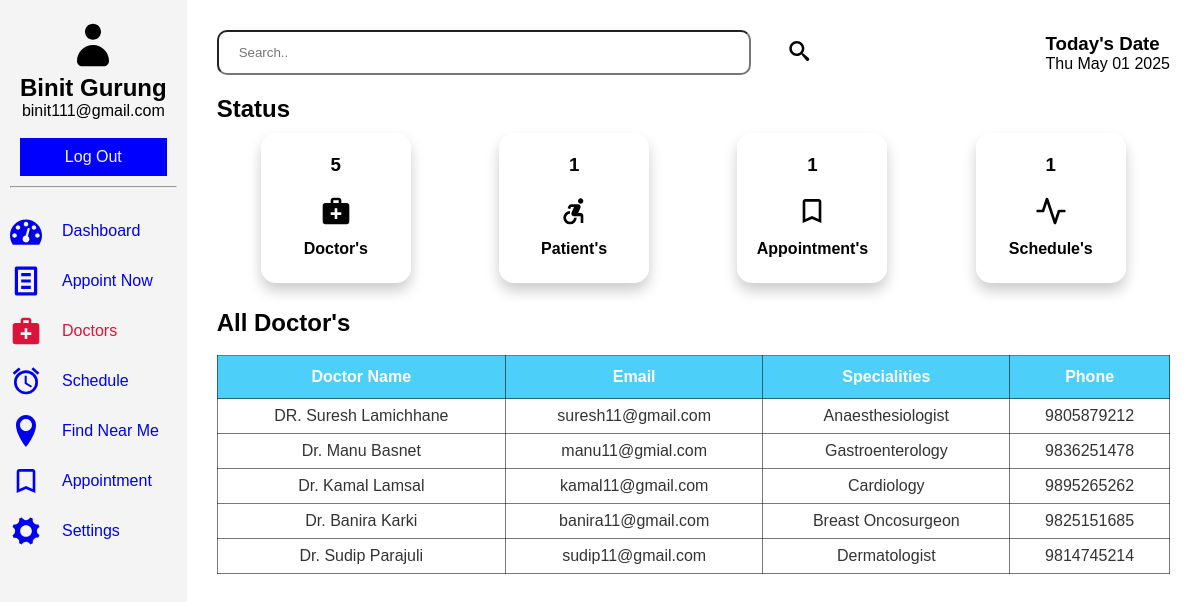
Page /patient/doctor.php (signed in) on the committed database.
### tables this page shows
CREATE TABLE `register` (
  `id` int(11) NOT NULL,
  `fullname` varchar(60) NOT NULL,
  `email` varchar(60) NOT NULL,
  `tel` varchar(15) NOT NULL,
  `address` varchar(255) NOT NULL,
  `password` varchar(60) NOT NULL
);

CREATE TABLE `doctor` (
  `id` int(11) NOT NULL,
  `fname` varchar(60) NOT NULL,
  `latitude` decimal(10,8) NOT NULL,
  `longitude` decimal(11,8) NOT NULL,
  `email` varchar(60) NOT NULL,
  `password` varchar(60) NOT NULL,
  `phone` varchar(60) NOT NULL,
  `address` varchar(255) NOT NULL,
  `image_name` varchar(255) NOT NULL,
  `image_path` varchar(255) NOT NULL,
  `sid` int(11) DEFAULT NULL,
  `created_at` timestamp NULL DEFAULT current_timestamp()
);

CREATE TABLE `specialities` (
  `id` int(11) NOT NULL,
  `title` varchar(60) NOT NULL,
  `description` text NOT NULL,
  `image_name` varchar(60) NOT NULL,
  `image_path` varchar(255) NOT NULL,
  `created_at` timestamp NULL DEFAULT current_timestamp()
);

### patient/doctor.php (the view, shortened to what this page needs)
<?php
    include('../connection.php');
    $keyword = isset($_GET['keyword'])  ? $_GET['keyword'] : NULL ;
    if(isset($keyword)){
        $sql = "SELECT doc.id, doc.fname, doc.email, doc.phone, sp.title from doctor as doc INNER JOIN specialities as sp ON doc.sid = sp.id where fname like '%$keyword%'";
    }else{
        $sql = "SELECT doc.id, doc.fname, doc.email, sp.title, doc.phone from doctor as doc INNER JOIN specialities as sp ON doc.sid = sp.id";
    }
    $result = mysqli_query($conn, $sql);
    $useremail = $_SESSION["username_patient"];
    $usql = "SELECT fullname FROM register where email='$useremail';";
    $uresult = mysqli_query($conn, $usql);
    $urow = mysqli_fetch_assoc($uresult);
?>
<!DOCTYPE html>
<html lang="en">
<head>
    <link rel="stylesheet" href="../assets/dash1.css">
</head>
<body>
    <section class="dashboard">
        <div class="sidebar">
            <header>
                <svg class="icon icon-user"><use xlink:href="#icon-user"></use></svg>
                <h1><?php echo $urow['fullname']; ?></h1>
                <p><?php echo ''. $_SESSION['username_patient']. ''; ?></p><br>
                <a href="../logout.php">Log Out</a>
            </header>
            <hr>
            <div class="sidebar-items">
                <ul>
                    <li><a href="../patient/dash.php"><svg class="icon icon-dashboard"><use xlink:href="#icon-dashboard"></use></svg>Dashboard</a></li>
                    <li><a href="../patient/form.php"><svg class="icon icon-text-document"><use xlink:href="#icon-text-document"></use></svg>Appoint Now</a></li>
                    <li class="active"><a href="../patient/doctor.php"><svg class="icon icon-medical_services"><use xlink:href="#icon-medical_services"></use></svg>Doctors</a></li>
                    <li><a href="../patient/schedule.php"><svg class="icon icon-access_alarms"><use xlink:href="#icon-access_alarms"></use></svg>Schedule</a></li>
                    <li><a href="../patient/nearme.php"><svg class="icon icon-location"><use xlink:href="#icon-location"></use></svg>Find Near Me</a></li>
                    <li><a href="../patient/appoint.php"><svg class="icon icon-bookmark_outline"><use xlink:href="#icon-bookmark_outline"></use></svg>Appointment</a></li>
                    <li><a href="../patient/config.php"><svg class="icon icon-cog"><use xlink:href="#icon-cog"></use></svg>Settings</a></li>
                </ul>
            </div>
        </div>
        <section class="main">
            <div class="head">
                <form action="#" method="get" class="search-bar">
                    <input type="text" name="keyword" placeholder="Search..">
                    <button type="submit" class="search"><svg class="icon icon-search"><use xlink:href="#icon-search"></use></svg></button>
                </form>
                <div class="date-container">
                    <h1>Today's Date</h1>
                    <p id="date"></p>
                </div>
            </div>
            <div class="status">
                <div class="status-bar">
                    <h2>Status</h2>
                </div>
                <div class="dash-collection">
                    <div class="doc">
                        <?php
                            $dsql = "SELECT * FROM doctor";
                            $dresult = mysqli_query($conn, $dsql);
                            if($drow = mysqli_num_rows($dresult)){
                                echo '<h3>'.$drow.'</h3>';
                            }else{
                                echo '<h3>0</h3>';
                            }
                        ?>
                        <svg class="icon icon-medical_services"><use xlink:href="#icon-medical_services"></use></svg><br>
                        <h4>Doctor's</h4><br>
                    </div>
                    <div class="doc">
                        <?php
                            $psql = "SELECT * FROM patient";
                            $presult = mysqli_query($conn, $psql);
                            if($prow = mysqli_num_rows($presult)){
                                echo '<h3>'.$prow.'</h3>';
                            }else{
                                echo '<h3>0</h3>';
                            }
                        ?>
                        <svg class="icon icon-accessible_forward"><use xlink:href="#icon-accessible_forward"></use></svg><br>
                        <h4>Patient's</h4><br>
                    </div>
                    <div class="doc">
                        <?php
                            $asql = "SELECT * FROM appointment";
                            $aresult = mysqli_query($conn, $asql);
                            if($arow = mysqli_num_rows($aresult)){
                                echo '<h3>'.$arow.'</h3>';
                            }else{
                                echo '<h3>0</h3>';
                            }
                        ?>
                        <svg class="icon icon-bookmark_outline"><use xlink:href="#icon-bookmark_outline"></use></svg><br>
                        <h4>Appointment's</h4><br>
                    </div>
                    <div class="doc">
                        <?php
                            $ssql = "SELECT * FROM schedule";
                            $sresult = mysqli_query($conn, $ssql);
                            if($srow = mysqli_num_rows($sresult)){
                                echo '<h3>'.$srow.'</h3>';
                            }else{
                                echo '<h3>0</h3>';
                            }
                        ?>
                        <svg class="icon icon-activity"><use xlink:href="#icon-activity"></use></svg><br>
                        <h4>Schedule's</h4><br>
                    </div>
                </div>
            </div>
            <div class="tabular">
                <h2>All Doctor's</h2><br>
                <table class="table-container">
                    <thead>
                        <tr>
                            <th>Doctor Name</th>
                            <th>Email</th>
                            <th>Specialities</th>
                            <th>Phone</th>
                        </tr>
                    </thead>
                    <tbody>
                        <tr>
                            <?php
                                while($row = mysqli_fetch_assoc($result)){
                            ?>
                                <td><?php echo $row['fname'] ?></td>
                                <td><?php echo $row['email'] ?></td>
                                <td><?php echo $row['title'] ?></td>
                                <td><?php echo $row['phone'] ?></td>
                        </tr>
                            <?php
                                }
                            ?>
                    </tbody>
                </table>
            </div>
        </section>
    </section>
</body>
</html>

### assets/dash1.css (style rules this page uses)
* { margin: 0; padding: 0; box-sizing: border-box; }
body { font-family: Arial, sans-serif; }
.dashboard { display: grid; grid-template-columns: auto 2fr; grid-template-rows: auto 1fr; grid-template-areas: "header header" "sidebar main"; height: 100vh; }
.dashboard a { text-decoration: none; display: flex; gap: 20px; text-align: center; align-items: center; justify-content: center; }
header { grid-area: header; color: #000000; padding: 10px; text-align: center; }
header a { padding: 8px; }
header p { display: flex; text-align: center; align-items: center; justify-content: center; }
.sidebar { grid-area: sidebar; background: #f4f4f4; padding: 10px; height: auto; position: relative; }
.sidebar header>a { border: 2px solid blue; color: #f4f4f4; background-color: blue; }
.sidebar-items ul { display: inline; margin: 20px; text-align: center; text-decoration: none; justify-content: space-between; }
.sidebar-items li { display: flex; text-align: center; align-items: center; list-style: none; justify-content: space-between; }
li.active a { color: crimson; }
.main { grid-area: main; margin: 10px; padding: 20px; }
.head { display: flex; width: 100%; text-align: center; align-items: center; justify-content: space-between; }
.head h1, p { display: block; text-align: start; align-items: center; }
.search-bar { width: 70%; height: 45px; display: flex; gap: 5px; }
.search-bar input { padding: 20px; width: 80%; border-radius: 10px; }
.search-bar button { border: none; background-color: transparent; }
.date-container { text-align: center; }
.banner>h2, h3 { padding: 10px; }
.status { display: block; margin-top: 20px; }
.status .status-bar h2 { font-size: 200; }
.dash-collection { display: flex; flex-wrap: wrap; text-align: center; justify-content: space-around; }
.dash-collection .doc { border: 1px solid rgb(255, 255, 255); border-radius: 15px; box-shadow: 0 8px 14px 0 rgba(0,0,0,0.2); height: 150px; width: 150px; margin: 10px; padding: 10px; }
.tabular { background: #fff; margin-top: 1rem; }
.table-container { width: 100%; text-align: center; }
thead { background-color: rgb(76, 208, 249); color: #fff; }
th, td, thead, tr, table { border: 1px solid rgba(0, 0, 0, 0.525); border-collapse: collapse; }
th { padding: 12px; font-size: 16px; }
td { padding: 8px; color: #333; }
.date-group label, input, button { padding: 10px; border-radius: 5px; }
.icon { display: inline-block; width: 70px; height: 50px; stroke-width: 0; stroke: currentColor; fill: currentColor; }
.icon-user { width: 2em; }
.icon-dashboard, .icon-medical_services, .icon-accessible_forward, .icon-access_alarms, .icon-bookmark_outline, .icon-activity, .icon-person_add_alt_1, .icon-add_alarm, .icon-text-document, .icon-cog, .icon-upload, .icon-user-plus, .icon-update, .icon-injection, .icon-checkmark, .icon-location { width: 2em; }
.icon-eye, .icon-trash, .icon-pencil, .icon-search, .icon-check-circle, .icon-checkmark, .icon-bars { width: 5em; height: 1.5em; }

### rows in the picture
register: fullname "Binit Gurung"
doctor: fname "DR. Suresh Lamichhane", email "suresh11@gmail.com", sid.title "Anaesthesiologist", phone "9805879212"
doctor: fname "Dr. Manu Basnet", email "manu11@gmial.com", sid.title "Gastroenterology", phone "9836251478"
doctor: fname "Dr. Kamal Lamsal", email "kamal11@gmail.com", sid.title "Cardiology", phone "9895265262"
doctor: fname "Dr. Banira Karki", email "banira11@gmail.com", sid.title "Breast Oncosurgeon", phone "9825151685"
doctor: fname "Dr. Sudip Parajuli", email "sudip11@gmail.com", sid.title "Dermatologist", phone "9814745214"

### other values in the picture
$_SESSION['username_patient'] "binit111@gmail.com"
$drow "5"
$prow "1"
$arow "1"
$srow "1"
